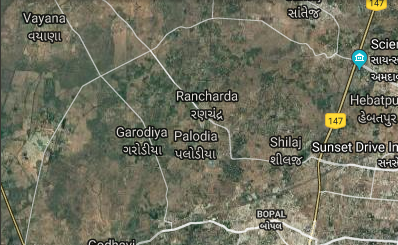
#> input picture image_stiching/image_stiching/ahmedabad/1.png, 398 x 245 px
$ python stitch.py   (Python 2 division)
#> lines starting #> are read from the running program, lines starting #| are printed output that depends on the picture
import cv2
import numpy as np
import os

class ImageStitch:
	def __init__(self,directory):
		self.img1 = None
		self.img2 = None
		self.stitched_image = None
		self.img1_points = []
		self.img2_points = []
		self.directory = directory

	def get_img1(self,path):
		self.img1 = cv2.imread(path)
		#cv2.imshow("img",self.img1)
		#cv2.waitKey(0)
		#cv2.destroyAllWindows()

	def get_img2(self,path):
		self.img2 = cv2.imread(path)

	def _show_images(self):
		img = np.hstack((self.img1, self.img2))
		cv2.imshow("img",img)
		cv2.waitKey(0)
		cv2.destroyAllWindows()

	def _key_points_matcher(self):
		sift = cv2.xfeatures2d.SIFT_create()

		key1, desc1 = sift.detectAndCompute(self.img1, None)
		key2, desc2 = sift.detectAndCompute(self.img2, None)

		brute_force_matcher = cv2.BFMatcher()
		matches = brute_force_matcher.knnMatch(desc1, desc2, k=2)

		for match in matches:
			self.img1_points.append(key1[match[0].queryIdx].pt)
			self.img2_points.append(key2[match[0].trainIdx].pt)

		self.img1_points = np.float32(self.img1_points).reshape(-1,1,2)
		self.img2_points = np.float32(self.img2_points).reshape(-1,1,2)

		M, mask = cv2.findHomography(self.img1_points, self.img2_points, cv2.RANSAC, 5.0)
		self.img1_points = []
		self.img2_points = []
		return M

	def _stitch_images(self, M):
		w1,h1 = self.img2.shape[:2]
		w2,h2 = self.img1.shape[:2]

		img1_dims = np.float32([ [0,0], [0,w1], [h1, w1], [h1,0] ]).reshape(-1,1,2)
		img2_dims_temp = np.float32([ [0,0], [0,w2], [h2, w2], [h2,0] ]).reshape(-1,1,2)

		img2_dims = cv2.perspectiveTransform(img2_dims_temp, M)

		result_dims = np.concatenate( (img1_dims, img2_dims), axis = 0)

		[x_min, y_min] = np.int32(result_dims.min(axis=0).ravel() - 0.5)
		[x_max, y_max] = np.int32(result_dims.max(axis=0).ravel() + 0.5)

		transform_dist = [-x_min,-y_min]
		transform_array = np.array([[1, 0, transform_dist[0]],
									[0, 1, transform_dist[1]],
									[0,0,1]])

		result_img = cv2.warpPerspective(self.img1, transform_array.dot(M),
										(x_max-x_min, y_max-y_min))
		result_img[transform_dist[1]:w1+transform_dist[1],transform_dist[0]:h1+transform_dist[0]] = self.img2

		self.stitched_image = result_img

	def main(self):
		self.get_img1(self.directory + "/1.png")
#> in get_img1, self.img1 is the input picture: shape (245, 398, 3); mean B, G, R 92.8, 110.4, 109.5
		self.get_img2(self.directory + "/2.png")
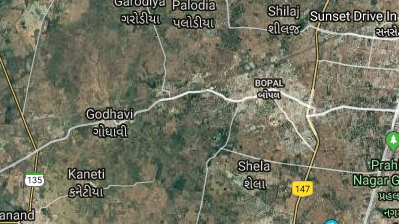
#> input picture image_stiching/image_stiching/ahmedabad/2.png, 399 x 224 px
#> in get_img2, self.img2 is the input picture: shape (224, 399, 3); mean B, G, R 95.5, 114.1, 113.1
		M = self._key_points_matcher()
#> in _key_points_matcher, `key1, desc1 = sift.detectAndCompute(self.img1, None)`: key1 = 1041 keypoints; strongest (x, y, size): (350, 145, 1.9), (180, 94, 2), (272, 220, 2.4), (276, 220, 2.4)
#> in _key_points_matcher, `key2, desc2 = sift.detectAndCompute(self.img2, None)`: key2 = 1123 keypoints; strongest (x, y, size): (348, 14, 1.9), (270, 89, 2.4), (274, 89, 2.4), (176, 3, 2.1)
#> in _key_points_matcher, `matches = brute_force_matcher.knnMatch(desc1, desc2, k=2)`: matches = 1041 matches
#> after the loop in _key_points_matcher, `for match in matches:`: self.img1_points = 1041 pairs, first value 5.08 to 394.6, second value 2.44 to 242.2; self.img2_points = 1041 pairs, first value 3.22 to 392.6, second value 2.35 to 220.5
#> in _key_points_matcher, `self.img1_points = np.float32(self.img1_points).reshape(-1,1,2)`: self.img1_points = 1041 rows, first 8: [5.08, 176.7], [5.08, 176.7], [5.18, 133.5], [5.75, 155.1], [5.78, 173.4], [5.99, 157.6], [6.15, 213.1], [6.15, 213.1]
#> in _key_points_matcher, `self.img2_points = np.float32(self.img2_points).reshape(-1,1,2)`: self.img2_points = 1041 rows, first 8: [321, 39.84], [47.05, 186.3], [3.22, 2.44], [148.2, 171], [3.78, 42.35], [4.02, 26.57], [353.5, 82.77], [128.1, 202.9]
#> in _key_points_matcher, `M, mask = cv2.findHomography(self.img1_points, self.img2_points, cv2.R..`: M = [[0.999, -0.000358, -1.85], [-0.000216, 0.999, -130.8], [-1.39e-06, -1.46e-06, 1]]; mask = 1041 values, max 1 at index 2, min 0 at index 0, mean 0.484
		self._stitch_images(M)
#> in _stitch_images, `img2_dims = cv2.perspectiveTransform(img2_dims_temp, M)`: img2_dims = [[-1.85, -130.8], [-1.94, 114], [396, 114], [396, -131]]
#> in _stitch_images, `result_dims = np.concatenate( (img1_dims, img2_dims), axis = 0)`: result_dims = [[0, 0], [0, 224], [399, 224], [399, 0], [-1.85, -130.8], [-1.94, 114], [396, 114], [396, -131]]
#> in _stitch_images, `[x_min, y_min] = np.int32(result_dims.min(axis=0).ravel() - 0.5)`: x_min = -2; y_min = -131
#> in _stitch_images, `[x_max, y_max] = np.int32(result_dims.max(axis=0).ravel() + 0.5)`: x_max = 399; y_max = 224
#> in _stitch_images, `transform_dist = [-x_min,-y_min]`: transform_dist = [2, 131]
#> in _stitch_images, `transform_array = np.array([[1, 0, transform_dist[0]], [0, 1, transfor..`: transform_array = [[1, 0, 2], [0, 1, 131], [0, 0, 1]]
#> in _stitch_images, `result_img = cv2.warpPerspective(self.img1, transform_array.dot(M), (x..`:
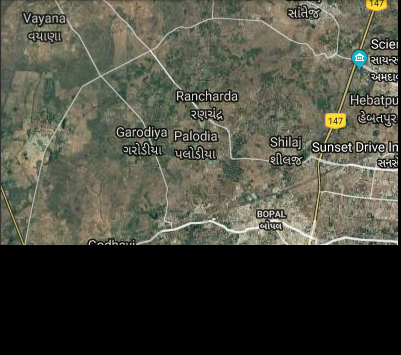
#> result_img: shape (355, 401, 3); mean B, G, R 63.5, 75.6, 75
#> in _stitch_images, `result_img[transform_dist[1]:w1+transform_dist[1],transform_dist[0]:h1..`:
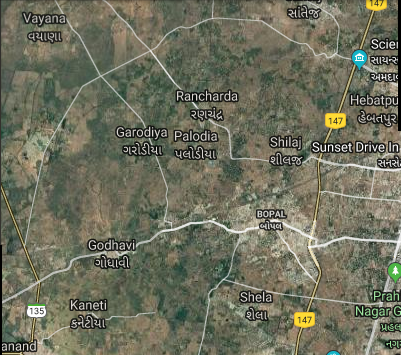
#> result_img: shape (355, 401, 3); mean B, G, R 92.7, 110.9, 109.7
		#cv2.imshow("image_stitched",self.stitched_image)
		#cv2.waitKey(0)
		#cv2.destroyAllWindows()
		cv2.imwrite(self.directory +'/stitched_image.png',self.stitched_image)
		image_list = [self.directory + "/" + image for image in os.listdir(self.directory)]
		for i in range(3,len(image_list)):
			print i
			self.get_img1(self.directory + "/stitched_image.png")
			self.get_img2(self.directory + "/" + str(i) +".png")
			M = self._key_points_matcher()
			self._stitch_images(M)
			cv2.imshow("image_stitched",self.stitched_image)
			cv2.waitKey(0)
			cv2.destroyAllWindows()
			cv2.imwrite(self.directory +'/stitched_image.png',self.stitched_image)

		# [4 lines of commented-out code are left out]
		cv2.imshow("image_stitched",self.stitched_image)
		cv2.waitKey()
		cv2.destroyAllWindows()
stitch = ImageStitch("./ahmedabad")
stitch.main()
